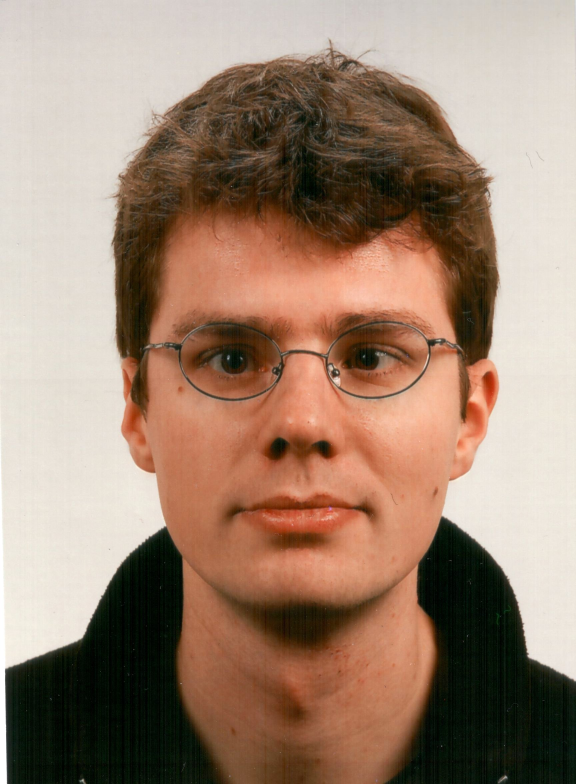
#> input picture demos/linear_least_squares/andreas.jpeg, 1728 x 2352 px, found by its file name (shown at 1/3 size)
$ jupyter execute 'Image compression.ipynb'
#> lines starting #> are read from the running program, lines starting #| are printed output that depends on the picture
# Image Compression

Copyright (C) 2020 Andreas Kloeckner

<details>
<summary>MIT License</summary>
Permission is hereby granted, free of charge, to any person obtaining a copy
of this software and associated documentation files (the "Software"), to deal
in the Software without restriction, including without limitation the rights
to use, copy, modify, merge, publish, distribute, sublicense, and/or sell
copies of the Software, and to permit persons to whom the Software is
furnished to do so, subject to the following conditions:

The above copyright notice and this permission notice shall be included in
all copies or substantial portions of the Software.

THE SOFTWARE IS PROVIDED "AS IS", WITHOUT WARRANTY OF ANY KIND, EXPRESS OR
IMPLIED, INCLUDING BUT NOT LIMITED TO THE WARRANTIES OF MERCHANTABILITY,
FITNESS FOR A PARTICULAR PURPOSE AND NONINFRINGEMENT. IN NO EVENT SHALL THE
AUTHORS OR COPYRIGHT HOLDERS BE LIABLE FOR ANY CLAIM, DAMAGES OR OTHER
LIABILITY, WHETHER IN AN ACTION OF CONTRACT, TORT OR OTHERWISE, ARISING FROM,
OUT OF OR IN CONNECTION WITH THE SOFTWARE OR THE USE OR OTHER DEALINGS IN
THE SOFTWARE.
</details>

[cell 1]
import numpy as np
import matplotlib.pyplot as pt

[cell 2]
from PIL import Image

with Image.open("andreas.jpeg").resize((500,500)) as img:
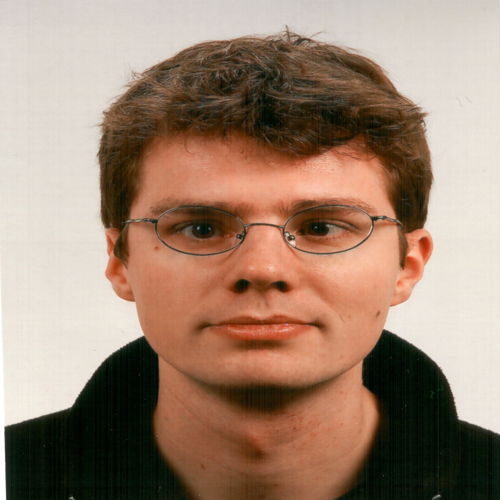
#> img: PIL image 500x500 RGB; mean R, G, B 158.5, 132.3, 113.8
    rgb_img = np.array(img)
rgb_img.shape
#> Out = (500, 500, 3)

[cell 3]
img = np.sum(rgb_img, axis=-1)
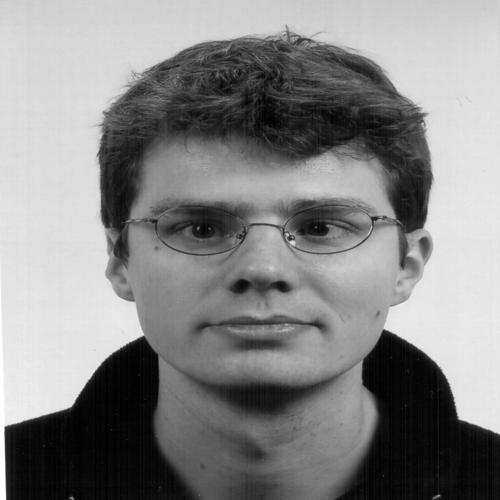
#> img: shape (500, 500) uint64; min 0, max 765, mean 404.5; drawn with min black and max white

[cell 4]
pt.imshow(img, cmap="gray")

[cell 5]
u, sigma, vt = np.linalg.svd(img)
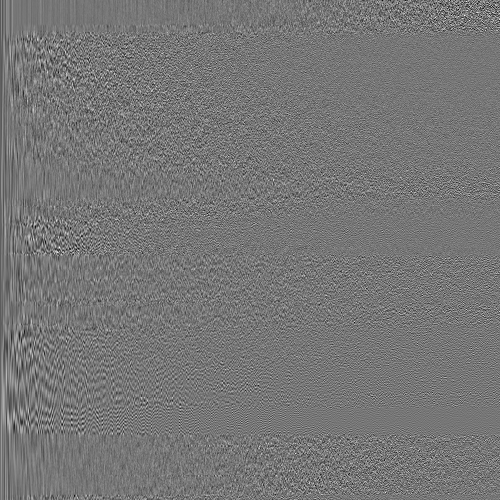
#> u: shape (500, 500) float64; min -0.258, max 0.295, mean -5.11e-05; drawn with min black and max white
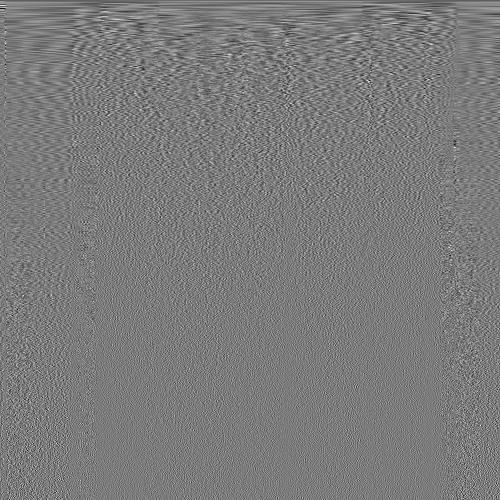
#> vt: shape (500, 500) float64; min -0.264, max 0.28, mean -9.12e-05; drawn with min black and max white
#> sigma = 500 values, max 222622.2 at index 0, min 0.161 at index 499, mean 1226
sigma

pt.plot(sigma)
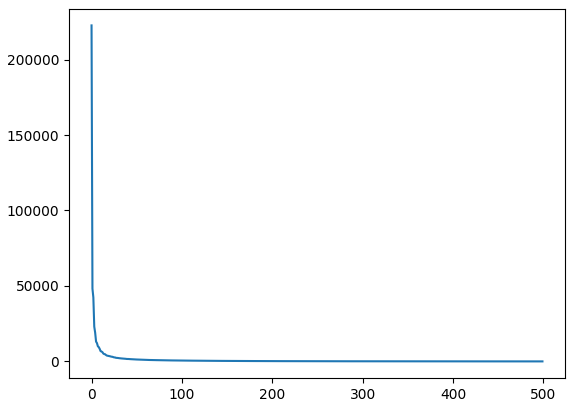
#> figure drawn by matplotlib, 1 panel; curve peaks at x = 0, y = 222622.2

$ run again, with demos/linear_least_squares/house.jpeg copied over demos/linear_least_squares/andreas.jpeg
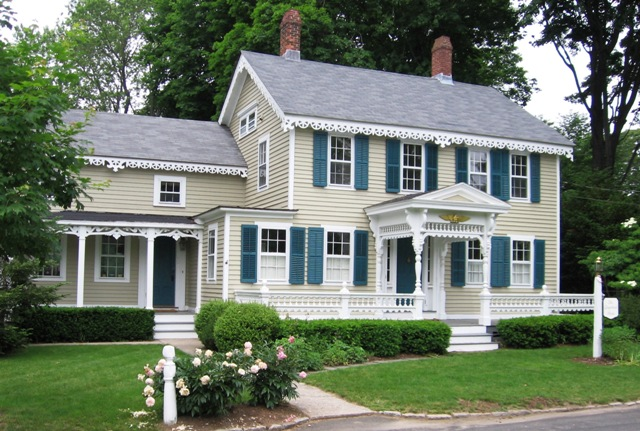
#> input picture demos/linear_least_squares/house.jpeg, 640 x 431 px, found by its file name
#> `u, sigma, vt = np.linalg.svd(img)`:
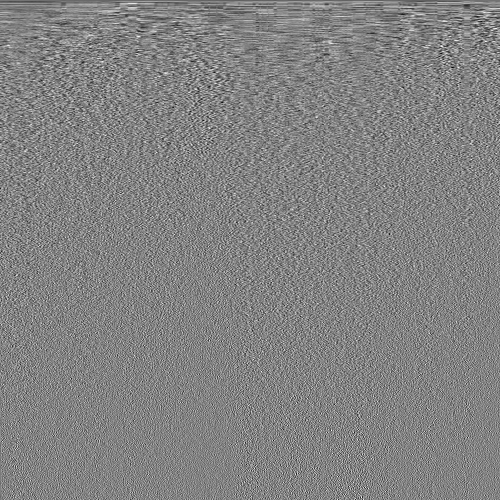
#> vt: shape (500, 500) float64; min -0.224, max 0.212, mean -9.26e-05; drawn with min black and max white
#> sigma = 500 values, max 179308.6 at index 0, min 0.00332 at index 499, mean 1837.6
#> `[cell 5] u, sigma, vt = np.linalg.svd(img) sigma  pt.plot(sigma)`:
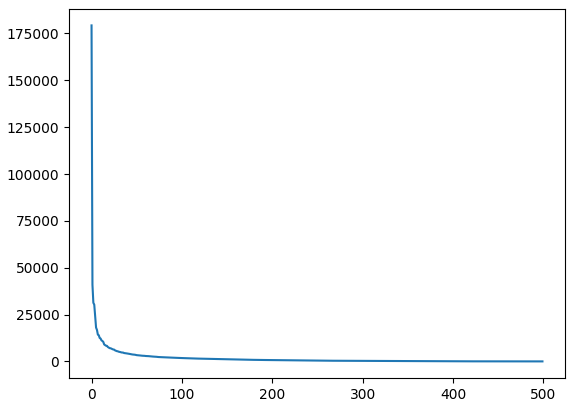
#> figure drawn by matplotlib, 1 panel; curve peaks at x = 0, y = 179308.6
